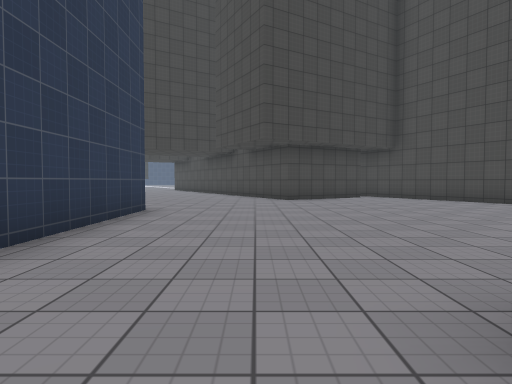
view 1 (above)

24 first-person views from a walk through a Unity game level. The camera is 1.2 m above the floor, tilts 2° down and sees 75° across. The floor is counted in squares, 2 m on a side. Each view is taken from the middle of a square. On the plan, view 1 faces up. The plan holds only what a view shows up to about 10 squares ahead; the rest is blank. The place goes on beyond the plan. The player character is not drawn. Surface patterns are stand-ins for the level's own textures.

view 2
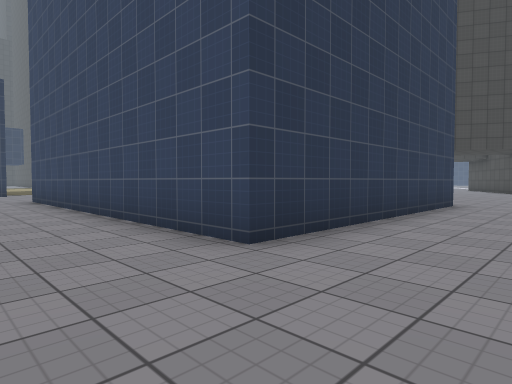

view 3
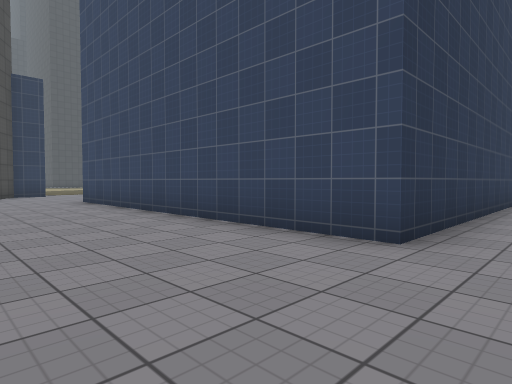

view 4
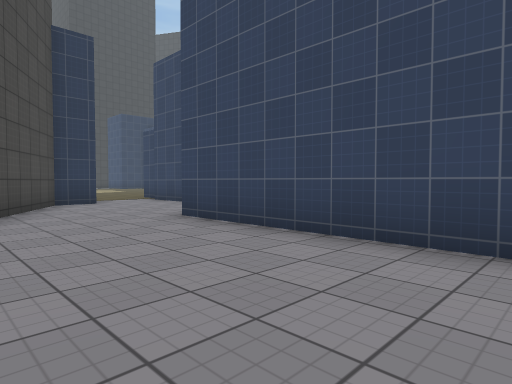

view 5
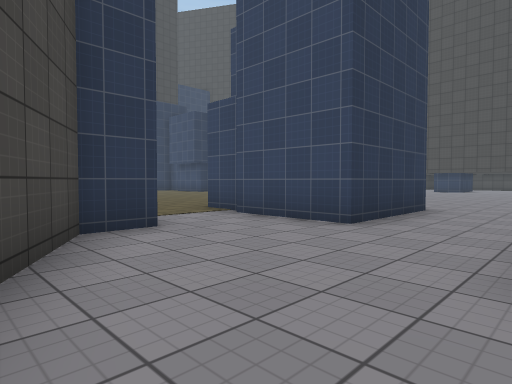

view 6
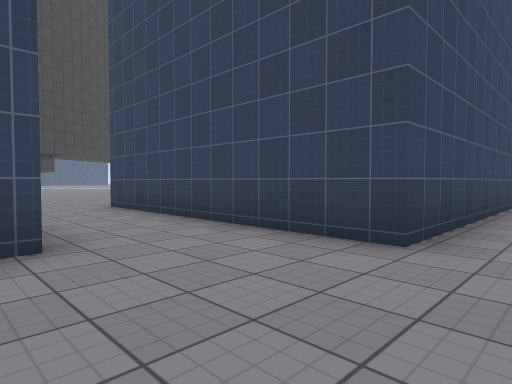

view 7
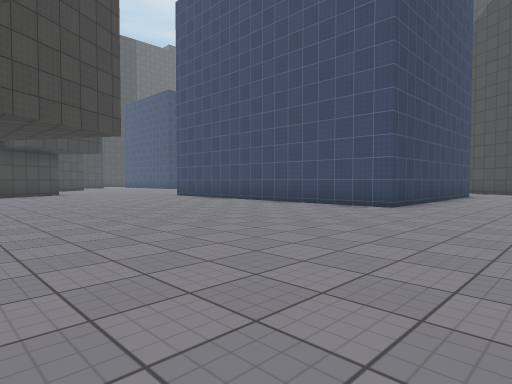

view 8
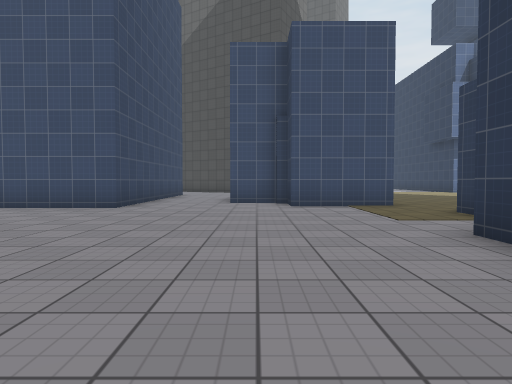

view 9
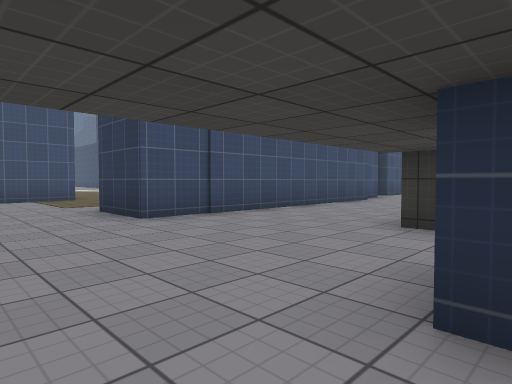

view 10
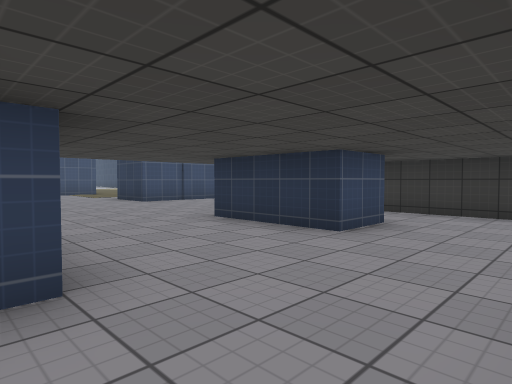

view 11
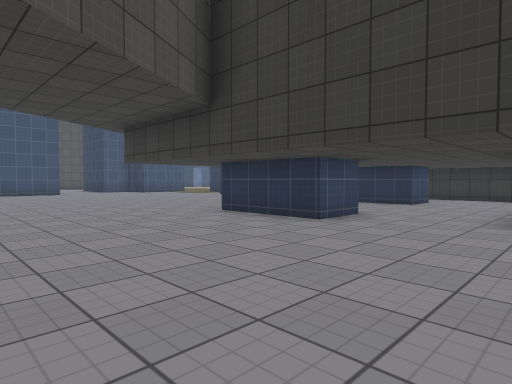

view 12
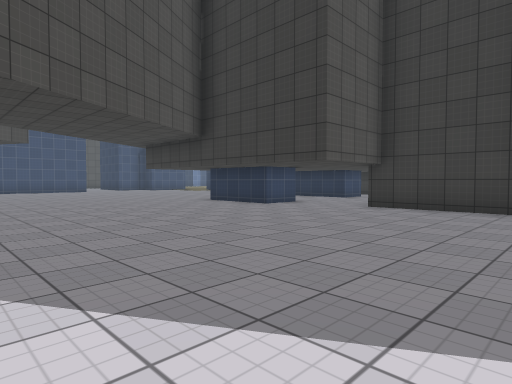

view 13
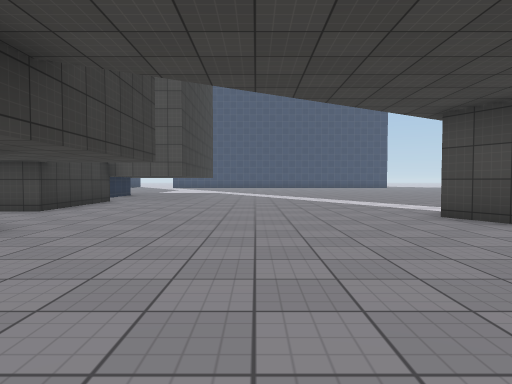

view 14
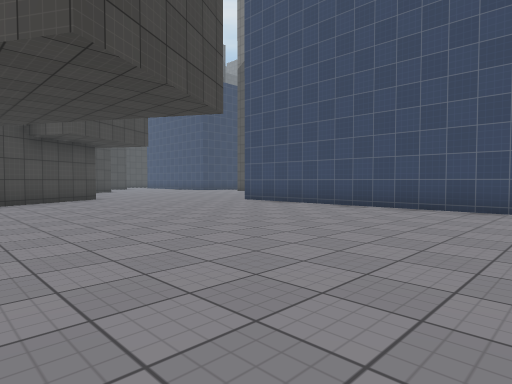

view 15
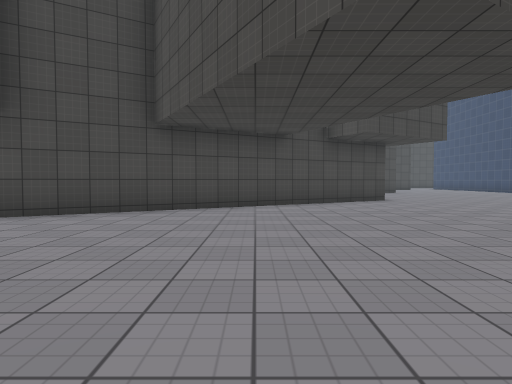

view 16
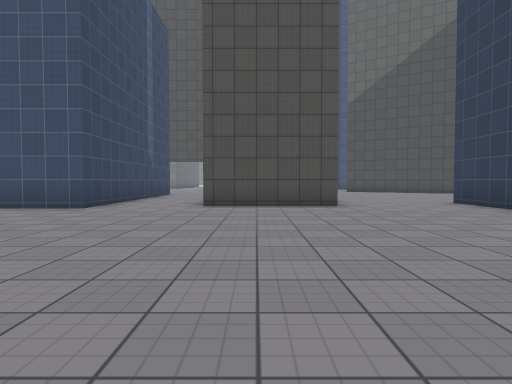

view 17
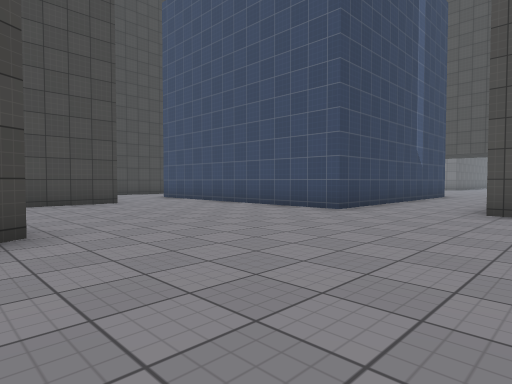

view 18
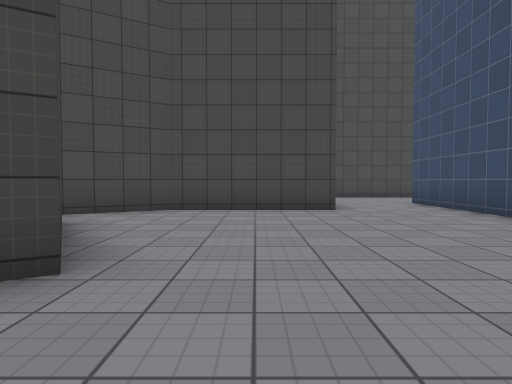

view 19
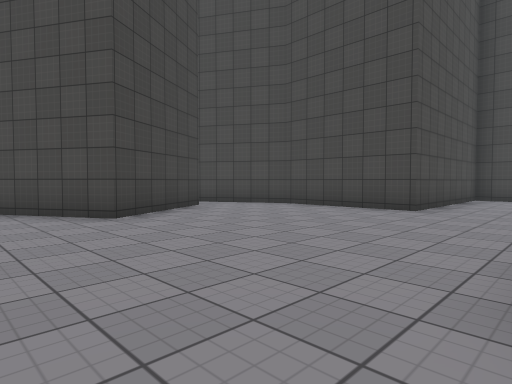

view 20
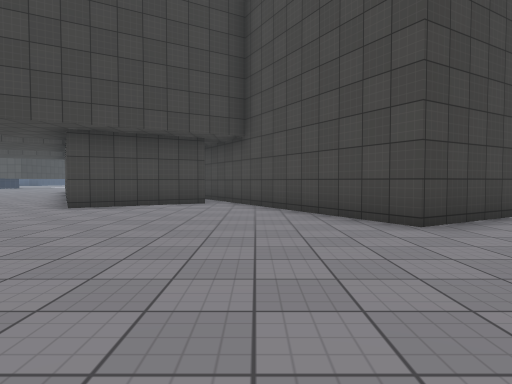

view 21
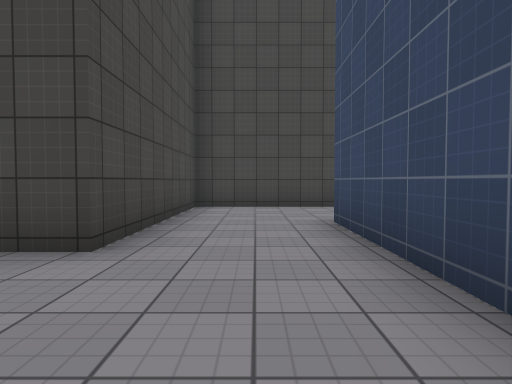

view 22
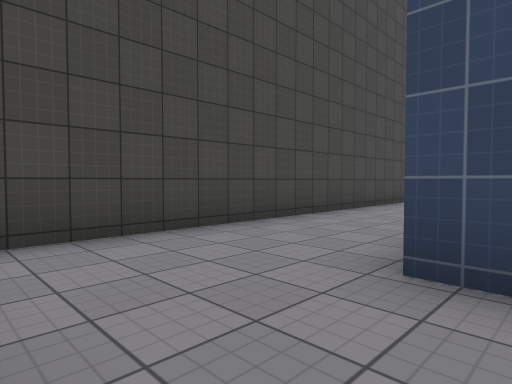

view 23
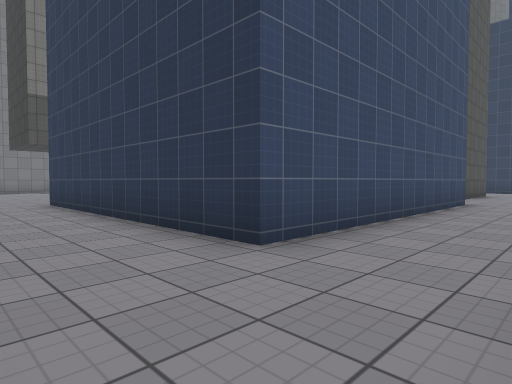

view 24
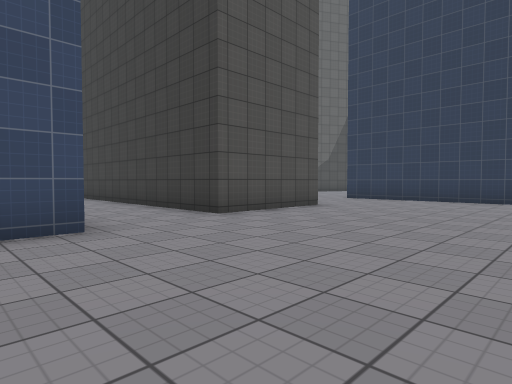

### Floor plan
Points are (right, up) in squares from view 1. A wall is a line through its corners. A room is listed if a view was taken in it or the views show most of it. See-through windows are left out.
Room 1 (views 1, 2, 3, 4, 5, 6)
walls: (-2.2, 2.4) (-2.2, 0.2) (-11, 0.2) (-11, 6.7); (-15, 0.3) (-15, -0.8) (-12.6, -2.2); (-13.3, 5.1) (-13.3, 2.2) (-15.7, 2.2)
ways out: opening at (-12.5, 5.5) to room 2; opening at (-0.5, 1.5) to room 2; opening at (-15, 1)
Room 2 (views 7, 8, 9, 10, 11, 12, 13, 14, 15, 16, 17, 18, 19, 20, 21, 22, 23, 24)
walls: (3.7, 11.7) (1, 10.1) (-3.7, 18.2); (-2.2, 6.8) (-2.2, 2.4); (-4.4, 19.5) (-5, 20.5); (9.8, 8.8) (7.1, 7.2) (3.8, 13); (-11, 6.7) (-3.1, 6.7); (1, 1.3) (4.2, 1.3) (4.2, -3.5); (-12.6, 19.1) (-11.3, 19.1) (-11.3, 16.6); (-10, 24.5) (-12.2, 24.5) (-12.2, 21.4) (-13, 21.4); (-14.6, 5.1) (-13.3, 5.1); (-16.7, 19.1) (-15.5, 19.1) (-15.5, 16.5); (6.7, -2.5) (6.7, 1.9) (13.8, 1.9) (13.8, -3.5); (-17.7, 8.4) (-17.7, 7.8); (-18.3, 15.8) (-18.3, 15.3); (-17.2, 6.3) (-14.7, 6.3); (-18.3, 20.6) (-18.3, 18.1); (-21.5, 12.1) (-16.4, 12.1) (-16.4, 10.3); (16.6, -3.5) (16.6, 4.4) (11.8, 4.4) (11.8, 7.7) (10.5, 9.9)
ways out: opening at (-12.5, 5.5) to room 1; opening at (-0.5, 1.5) to room 1; opening at (-18, 7)

Where each view was taken, in squares from view 1:
view 1: 0 up, 0 right, facing up
view 2: 2 down, 0 right, facing up-left
view 3: 3 down, 1 left, facing up-left
view 4: 3 down, 6 left, facing up-left
view 5: 2 down, 11 left, facing up-left
view 6: 1 down, 14 left, facing up-right
view 7: 14 up, 14 left, facing down-right
view 8: 14 up, 14 left, facing down
view 9: 17 up, 14 left, facing down-left
view 10: 21 up, 12 left, facing down-left
view 11: 22 up, 7 left, facing down-left
view 12: 25 up, 5 left, facing down-left
view 13: 15 up, 8 left, facing up
view 14: 14 up, 10 left, facing down-right
view 15: 14 up, 9 left, facing right
view 16: 9 up, 3 right, facing down
view 17: 8 up, 3 right, facing down-right
view 18: 6 up, 5 right, facing right
view 19: 2 up, 5 right, facing up-right
view 20: 3 up, 5 right, facing up
view 21: 3 up, 9 right, facing right
view 22: 4 up, 13 right, facing down-right
view 23: 4 up, 16 right, facing down-left
view 24: 6 up, 8 right, facing down-left
